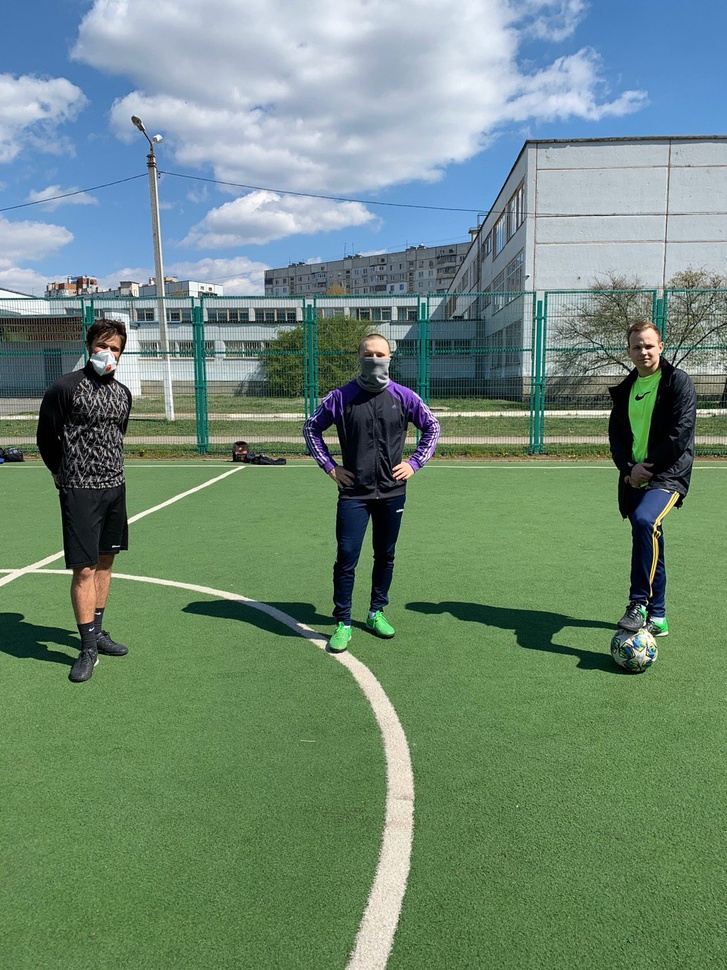
#> input picture FaceDetection/photo0.jpg, 727 x 970 px, shrunk from 960 x 1280 before the run, found by its file name
$ python canny_edge_detection.py
#> lines starting #> are read from the running program, lines starting #| are printed output that depends on the picture
import cv2 as cv
import numpy as np
import matplotlib.pyplot as plt

img = cv.imread('photo0.jpg', 0)
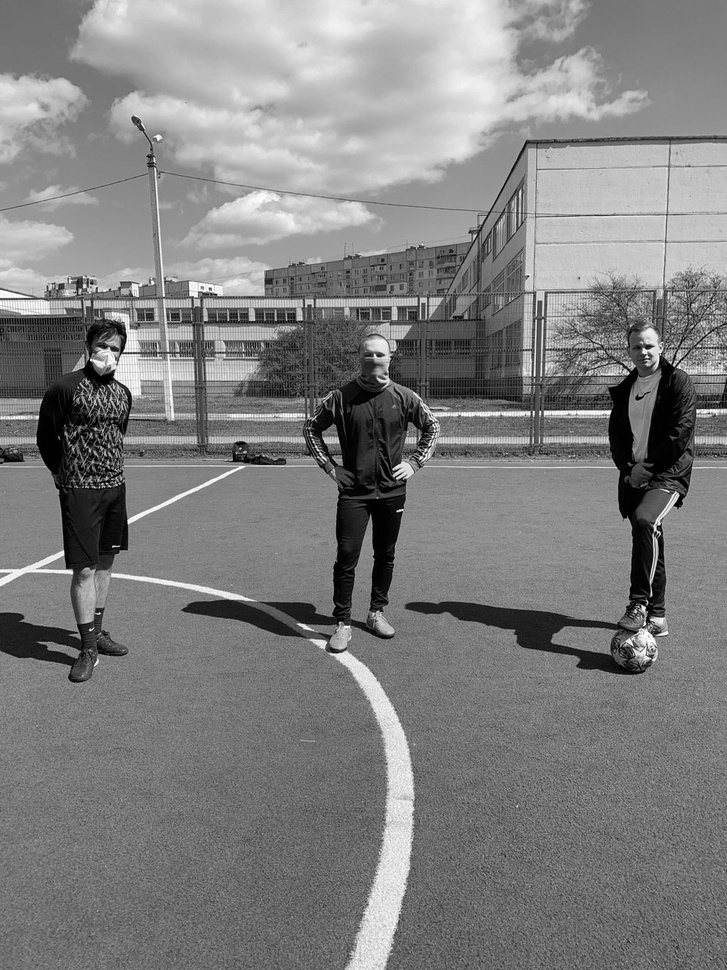
#> img: shape (970, 727); min 0, max 255, mean 127.8

canny = cv.Canny(img, 100, 200)
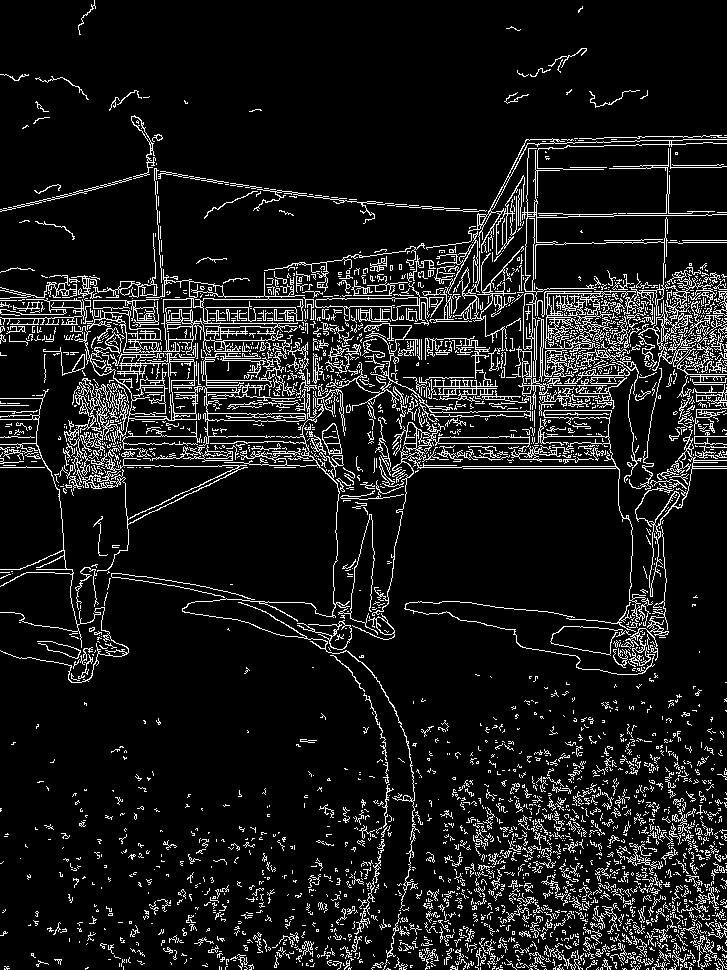
#> canny: shape (970, 727); 9.9% white in thin lines or dots
titles = ['image', 'canny']
images = [img, canny]

for i in range(len(titles)):
    plt.subplot(3,3,i+1)
    plt.imshow(images[i], 'gray')
    plt.title(titles[i])
    plt.xticks([])
    plt.yticks([])


plt.show()
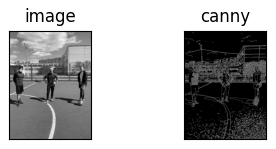
#> figure drawn by matplotlib, 2 panels

$ run again, with FaceDetection/photo1.jpg copied over FaceDetection/photo0.jpg
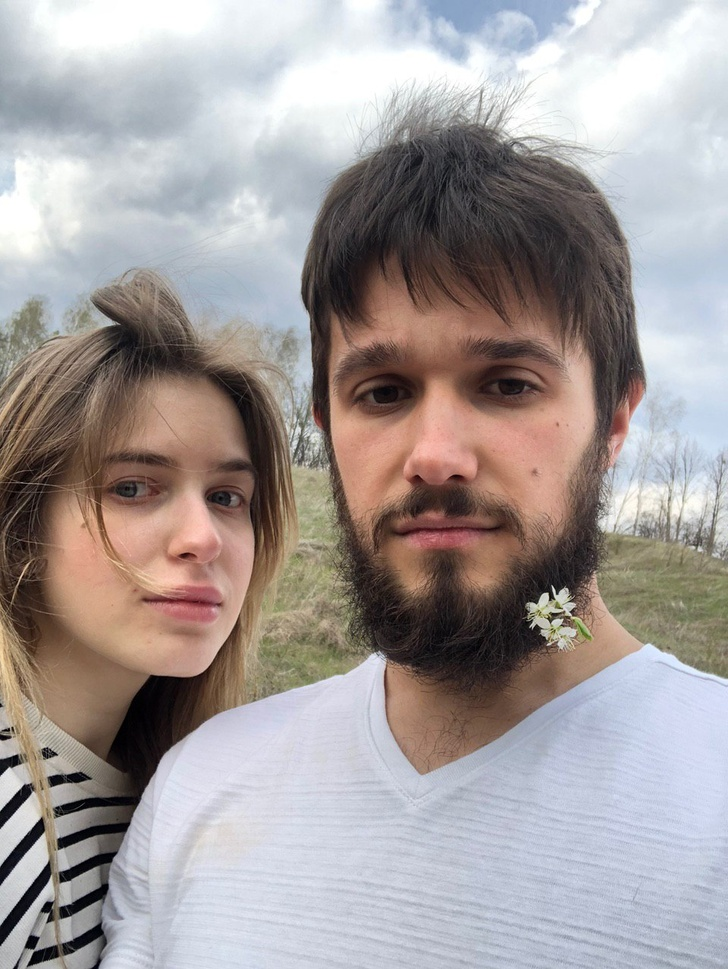
#> input picture FaceDetection/photo1.jpg, 728 x 969 px, shrunk from 960 x 1278 before the run, found by its file name
#> `canny = cv.Canny(img, 100, 200)`:
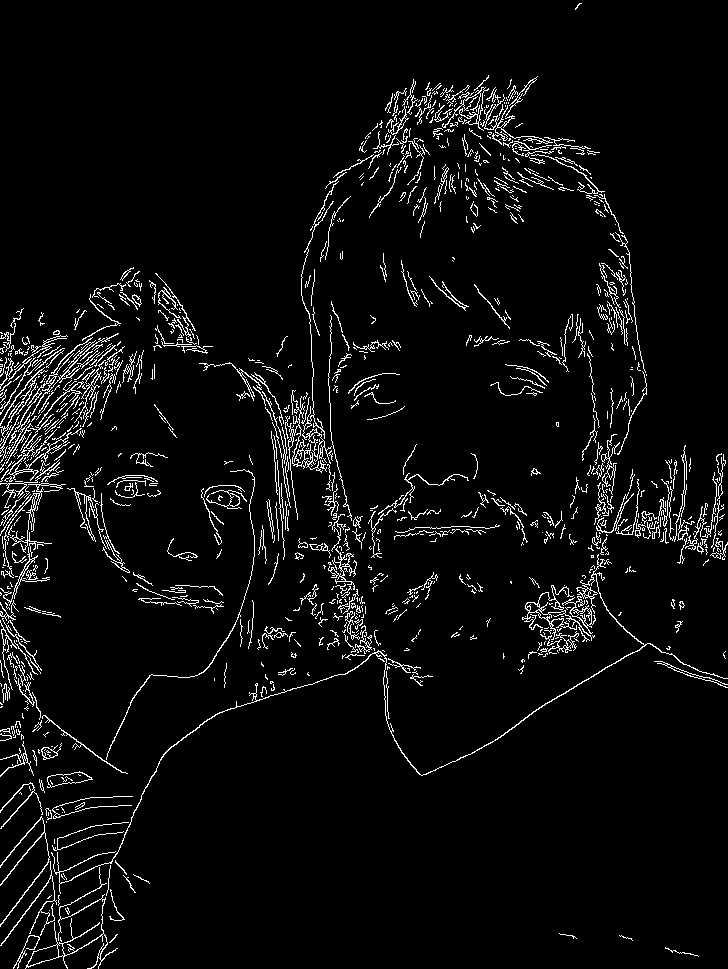
#> canny: shape (969, 728); 4.7% white in thin lines or dots
#> `plt.show()`:
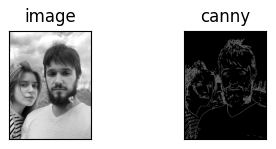
#> figure drawn by matplotlib, 2 panels

$ run again, with FaceDetection/photo2.jpg copied over FaceDetection/photo0.jpg
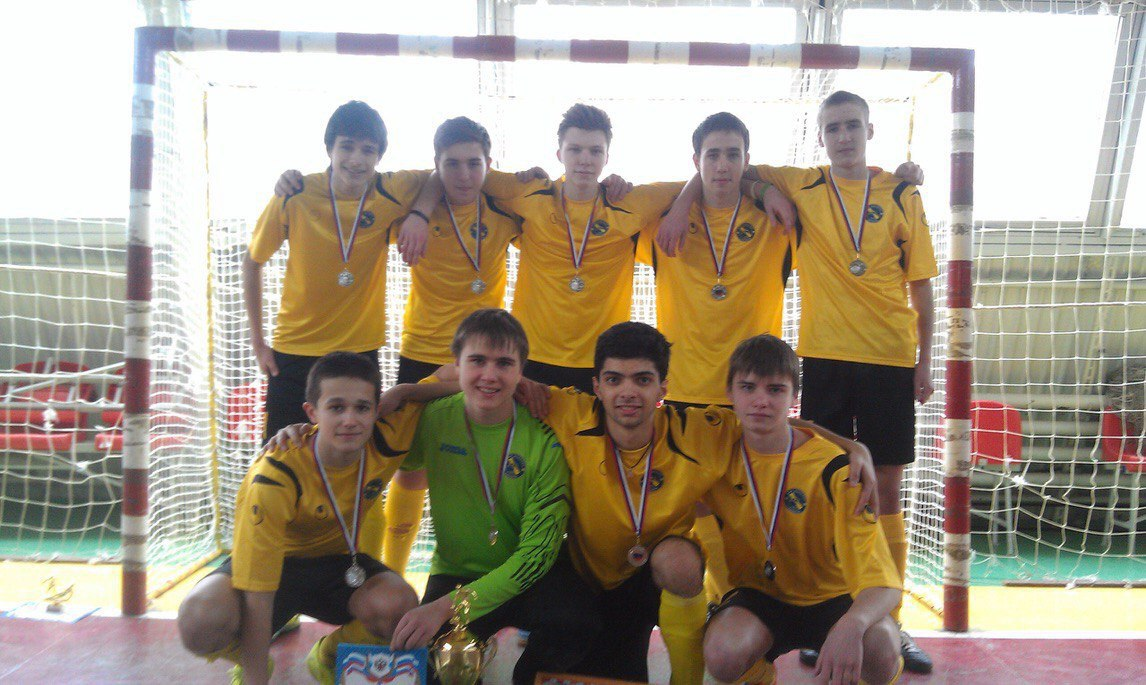
#> input picture FaceDetection/photo2.jpg, 1146 x 685 px, found by its file name
#> `canny = cv.Canny(img, 100, 200)`:
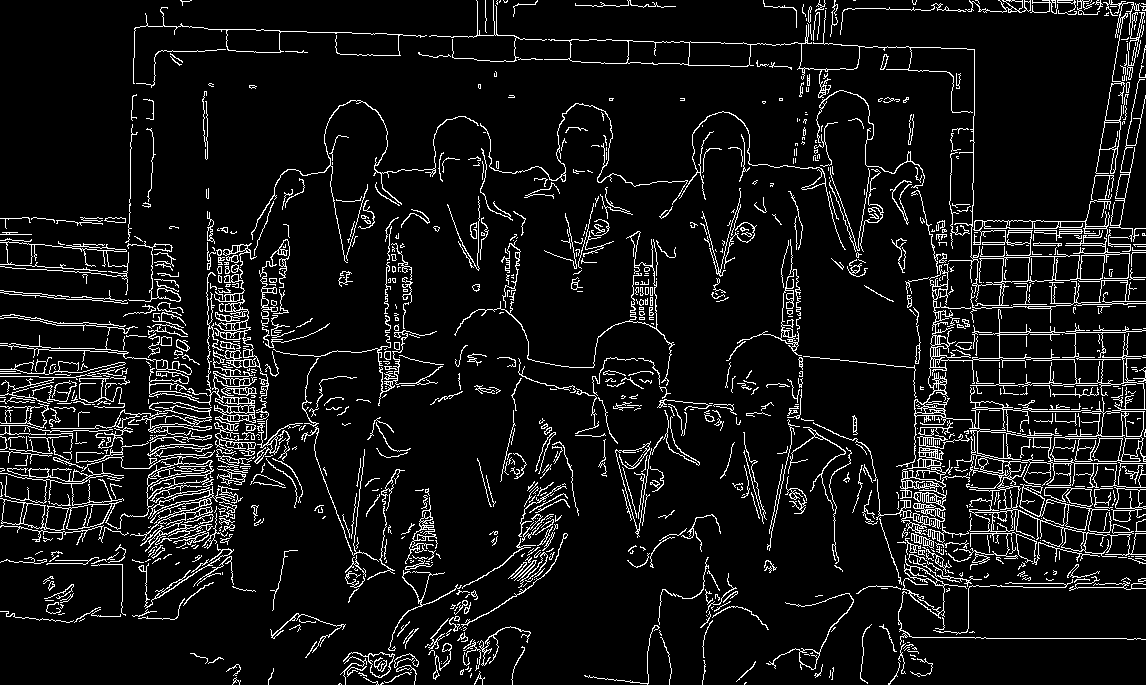
#> canny: shape (685, 1146); 8.2% white in thin lines or dots
#> `plt.show()`:
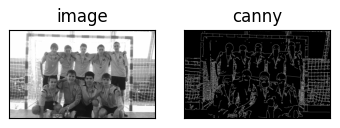
#> figure drawn by matplotlib, 2 panels

$ run again, with FaceDetection/photo.jpg copied over FaceDetection/photo0.jpg
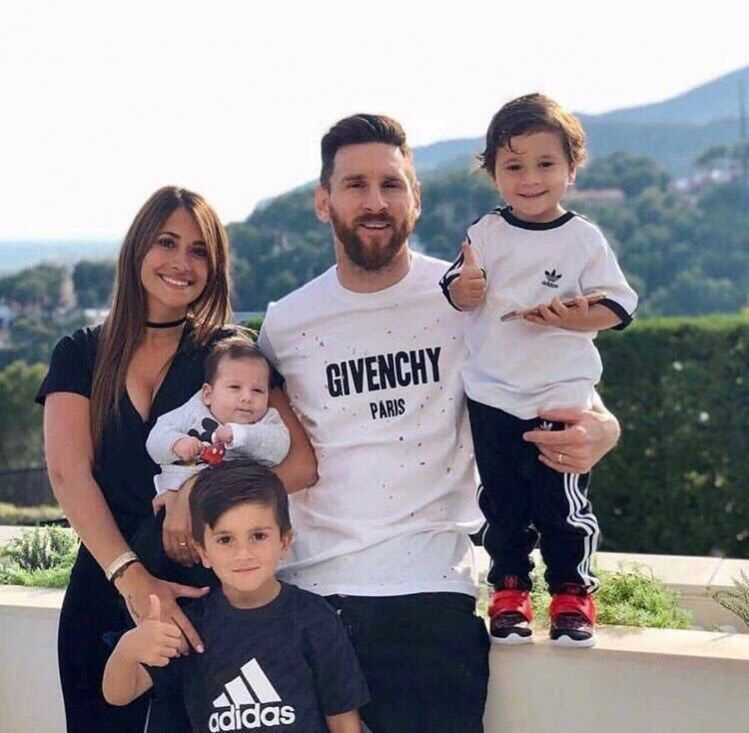
#> input picture FaceDetection/photo.jpg, 749 x 733 px, found by its file name
#> `canny = cv.Canny(img, 100, 200)`:
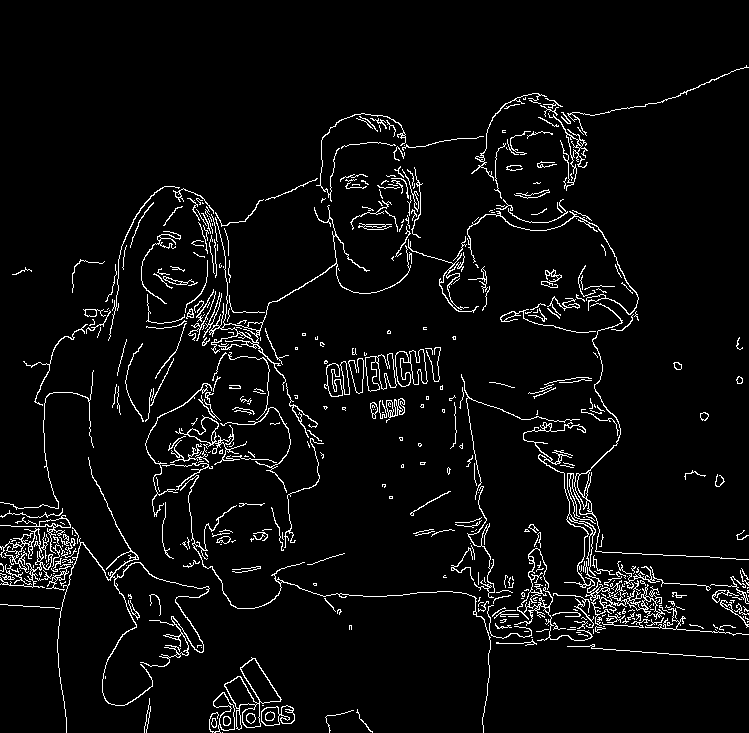
#> canny: shape (733, 749); 4.7% white in thin lines or dots
#> `plt.show()`:
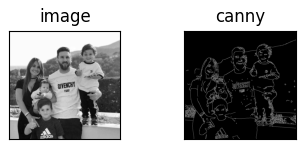
#> figure drawn by matplotlib, 2 panels
